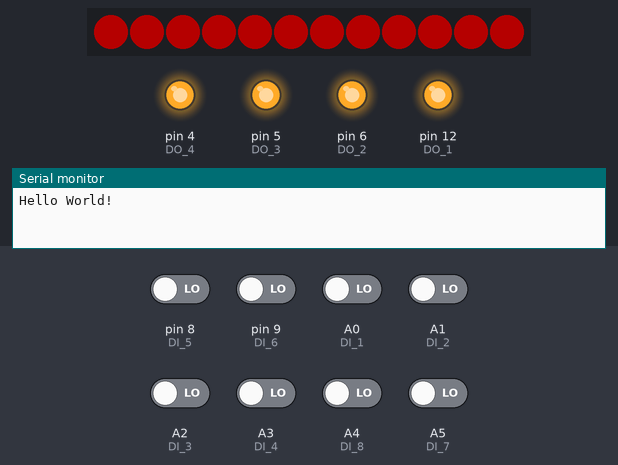
The sketch below on a simulated Arduino Uno, built with avr-gcc and run on an emulated ATmega328P. Parts: 12 RGB LEDs in strip order, left to right, output pins drawn as LEDs (lit = HIGH), the last lines printed to the serial monitor. The test bench sets the inputs (shaded band); at power-on: A0 (DI_1), A1 (DI_2), A2 (DI_3), A3 (DI_4), A4 (DI_8), A5 (DI_7), pin 8 (DI_5), pin 9 (DI_6) LOW. Dim RGB values are drawn brighter than linear.

Above: at 1.2 s.
1.3 s: A0 (DI_1) driven HIGH
At 2.0 s:
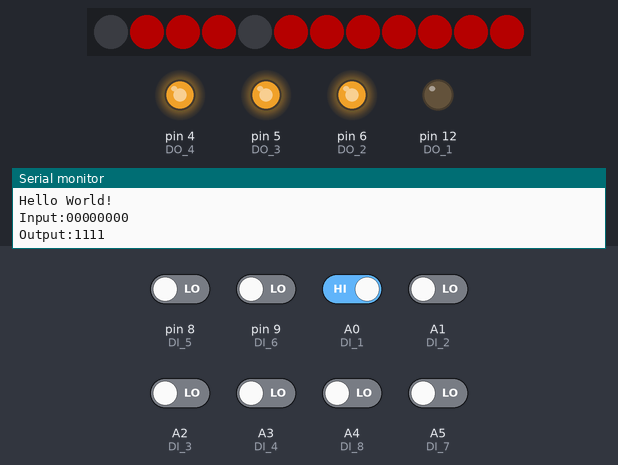
2.8 s: A1 (DI_2) driven HIGH
At 3.9 s:
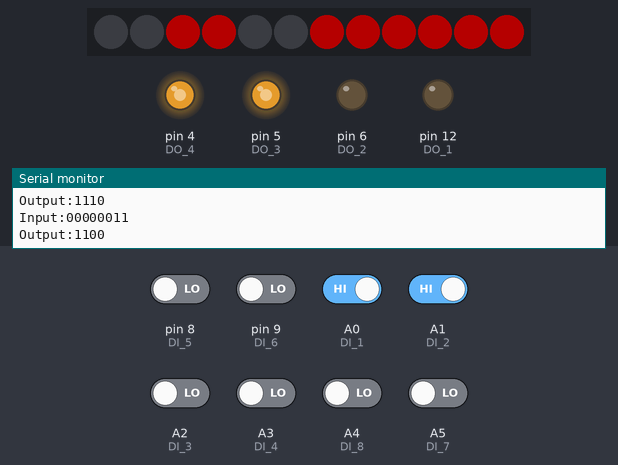
4.3 s: A2 (DI_3) driven HIGH
At 5.5 s:
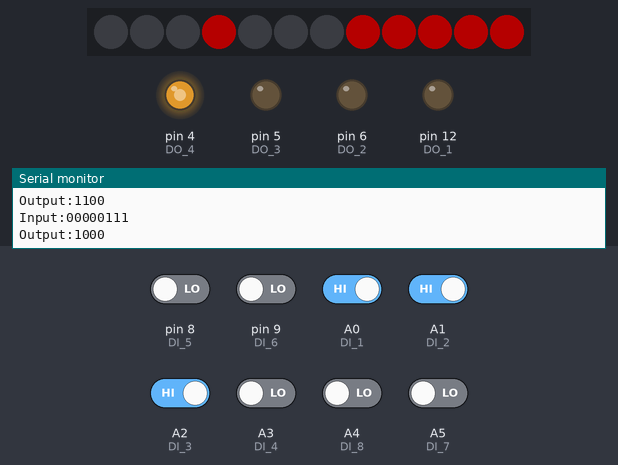
5.8 s: A3 (DI_4) driven HIGH
At 6.2 s:
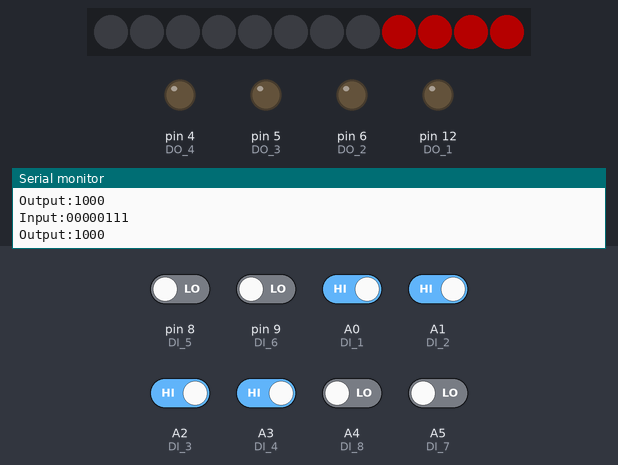
7.3 s: A0 (DI_1) driven LOW
At 7.8 s:
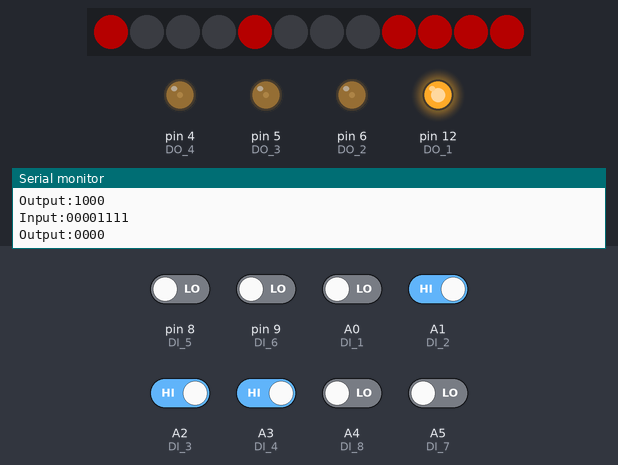
8.8 s: A1 (DI_2) driven LOW
At 9.6 s:
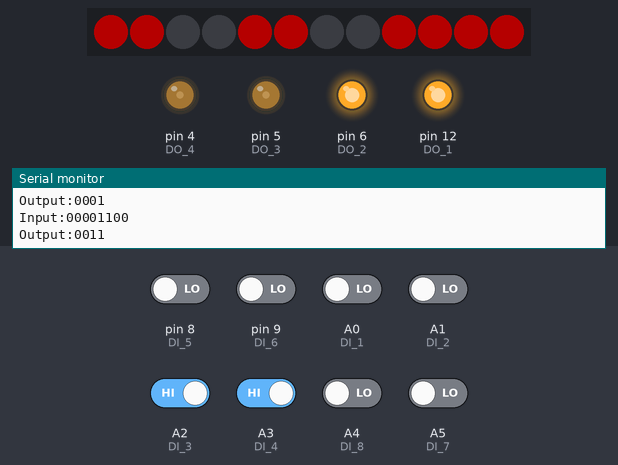
Timing chart, 0 to 11.3 s (numbered marks = the images above; inputs shaded):
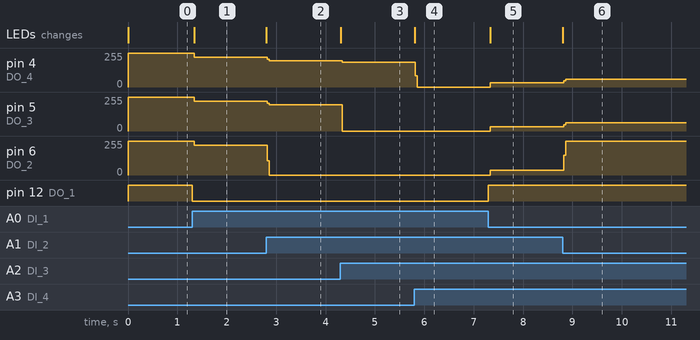

The sketch:

iSEB-PLC.ino
```cpp
#include <WS2812FX.h>

/* Define the sequence of the LED */
#define DI_1_LED 0
#define DI_2_LED 1
#define DI_3_LED 2
#define DI_4_LED 3
#define DI_5_LED 8
#define DI_6_LED 9
#define DI_7_LED 10
#define DI_8_LED 11
#define DO_1_LED 4
#define DO_2_LED 5
#define DO_3_LED 6
#define DO_4_LED 7

/* Pinout Definition */
#define rgbledPin 11
#define DI_1 A0
#define DI_2 A1
#define DI_3 A2
#define DI_4 A3
#define DI_5 8
#define DI_6 9
#define DI_7 A5
#define DI_8 A4
#define DO_1 12
#define DO_2 6
#define DO_3 5
#define DO_4 4

uint8_t DI_state = 0;
uint8_t DO_State = 0;

unsigned long milliSecond = 0 ;
unsigned long last_change = 0;
unsigned long now = 0;
uint16_t bf1s = 0 ;
uint32_t color[12] = {0x00};

WS2812FX ws2812fx = WS2812FX(12, rgbledPin, NEO_GRB + NEO_KHZ800);

void setup() {
  Serial.begin(115200);
  Serial.println("Hello World!");
  // put your setup code here, to run once:
  ws2812fx.init();
  ws2812fx.setBrightness(64);
  // segment 1 is our custom effect
  ws2812fx.setCustomMode(myCustomEffect);
  ws2812fx.setSegment(0, 0, 11, FX_MODE_CUSTOM,(uint32_t)0x000000, 50, false);
  ws2812fx.start();
  // initialize the LED pin as an output:
  pinMode(DO_1, OUTPUT);
  pinMode(DO_2, OUTPUT);
  pinMode(DO_3, OUTPUT);
  pinMode(DO_4, OUTPUT);
  // initialize the pushbutton pin as an input:
  pinMode(DI_1, INPUT);
  pinMode(DI_2, INPUT);
  pinMode(DI_3, INPUT);
  pinMode(DI_4, INPUT);
  pinMode(DI_5, INPUT);
  pinMode(DI_6, INPUT);
  pinMode(DI_7, INPUT);
  pinMode(DI_8, INPUT);
}

void loop() {
  // put your main code here, to run repeatedly:
  /* update Digital Input pin */
  DI_state = 0;
  if(1 == digitalRead(DI_1))
  {
    setDoutPin(DO_1, LOW);
    DI_state |= 0x01;
    updateLedColor(DI_1_LED,0);
  }
  else
  {
    setDoutPin(DO_1, HIGH);
    updateLedColor(DI_1_LED,1);
  }

  if(1 == digitalRead(DI_2))
  {
    setDoutPin(DO_2, LOW);
    DI_state |= 0x02;
    updateLedColor(DI_2_LED,0);
  }
  else
  {
    setDoutPin(DO_2, HIGH);
    updateLedColor(DI_2_LED,1);
  }

  if(1 == digitalRead(DI_3))
  {
    setDoutPin(DO_3, LOW);
    DI_state |= 0x04;
    updateLedColor(DI_3_LED,0);
  }
  else
  {
    setDoutPin(DO_3, HIGH);
    updateLedColor(DI_3_LED,1);
  }

  if(1 == digitalRead(DI_4))
  {
    setDoutPin(DO_4, LOW); // sets the digital pin 13 on
    DI_state |= 0x08;
    updateLedColor(DI_4_LED,0);
  }
  else
  {
    setDoutPin(DO_4, HIGH);
    updateLedColor(DI_4_LED,1);
  }

  if(1 == digitalRead(DI_5))
  {
    DI_state |= 0x10;
    updateLedColor(DI_5_LED,0);
  }
  else
  {
    updateLedColor(DI_5_LED,1);
  }

  if(1 == digitalRead(DI_6))
  {
    DI_state |= 0x20;
    updateLedColor(DI_6_LED,0);
  }
  else
  {
    updateLedColor(DI_6_LED,1);
  }

  if(1 == digitalRead(DI_7))
  {
    DI_state |= 0x40;
    updateLedColor(DI_7_LED,0);
  }
  else
  {
    updateLedColor(DI_7_LED,1);
  }
  if(1 == digitalRead(DI_8))
  {
    DI_state |= 0x80;
    updateLedColor(DI_8_LED,0);
  }
  else
  {
    updateLedColor(DI_8_LED, 1);
  }

  now = millis();
  if(milliSecond != millis())
  {
    bf1s++;
    milliSecond = millis();
  }

  /* serial out the current state every 1s */
  if(1000 < bf1s)
  {
    bf1s = 0 ;
    Serial.print("Input:");
    for (int i=8;i!=0;i--)
    {
      Serial.print((DI_state >>(i-1)) & 1 == 1 ? "1" : "0"); // will reverse bit order!
    }
    Serial.println();
    Serial.print("Output:");
    for (int i=4;i!=0;i--)
    {
      Serial.print((DO_State >>(i-1)) & 1 == 1 ? "1" : "0"); // will reverse bit order!
    }
    Serial.println();
  }

  ws2812fx.service();
}

/* update led every 50ms */
uint16_t myCustomEffect(void) {
  uint8_t j = 0;
  WS2812FX::Segment* seg = ws2812fx.getSegment(); // get the current segment
  for(uint16_t i=seg->start; i<=seg->stop; i++) {
    ws2812fx.setPixelColor(i, color[j++]);
  }
}

/* Update digital output */
void setDoutPin(uint8_t digitalOutput,uint8_t state){
  switch (digitalOutput)
  {
    case DO_1:
    {
      DO_State = state == 0x01 ? (DO_State|0x01) : (DO_State & ~(0x01)) ;
      digitalWrite(DO_1, state);
      updateLedColor(DO_1_LED, state);
    }
    case DO_2:
    {
      DO_State = state == 0x01 ? (DO_State|0x02) : (DO_State & ~(0x02)) ;
      digitalWrite(DO_2, state);
      updateLedColor(DO_2_LED, state);
    }
    case DO_3:
    {
      DO_State = state == 0x01 ? (DO_State|0x04) : (DO_State & ~(0x04)) ;
      digitalWrite(DO_3, state);
      updateLedColor(DO_3_LED, state);
    }
    case DO_4:
    {
      DO_State = state == 0x01 ? (DO_State|0x08) : (DO_State & ~(0x08)) ;
      digitalWrite(DO_4, state);
      updateLedColor(DO_4_LED, state);
    }
  }
}

void updateLedColor(uint8_t led, uint8_t state)
{
  if(0 == state)
  {
    color[led] = 0x00;
  }
  else
  {
    color[led] = 0x00FF0000;
  }
}
```

Measured:
- after the input at 1.3 s, pin 4 (DO_4), pin 5 (DO_3): 255/255 → 222/255 at once; pin 6 (DO_2): 255/255 → 223/255 at once; pin 12 (DO_1): HIGH → LOW at once; the LEDs: change at once (image 1)
- after the input at 2.8 s, pin 4 (DO_4), pin 5 (DO_3): 222/255 → 196/255 at once; pin 6 (DO_2): 223/255 → 0/255 at once; the LEDs: change at once (image 2)
- after the input at 4.3 s, pin 4 (DO_4): 196/255 → 184/255 at once; pin 5 (DO_3): 196/255 → 0/255 at once; the LEDs: change at once (image 3)
- after the input at 5.8 s, pin 4 (DO_4): 184/255 → 0/255 at once; the LEDs: change at once (image 4)
- after the input at 7.3 s, pin 4 (DO_4), pin 5 (DO_3): 0/255 → 33/255 at once; pin 6 (DO_2): 0/255 → 34/255 at once; pin 12 (DO_1): LOW → HIGH at once; the LEDs: change at once (image 5)
- after the input at 8.8 s, pin 4 (DO_4): 33/255 → 60/255 at once; pin 5 (DO_3): 33/255 → 61/255 at once; pin 6 (DO_2): 34/255 → 255/255 at once; the LEDs: change at once (image 6)
